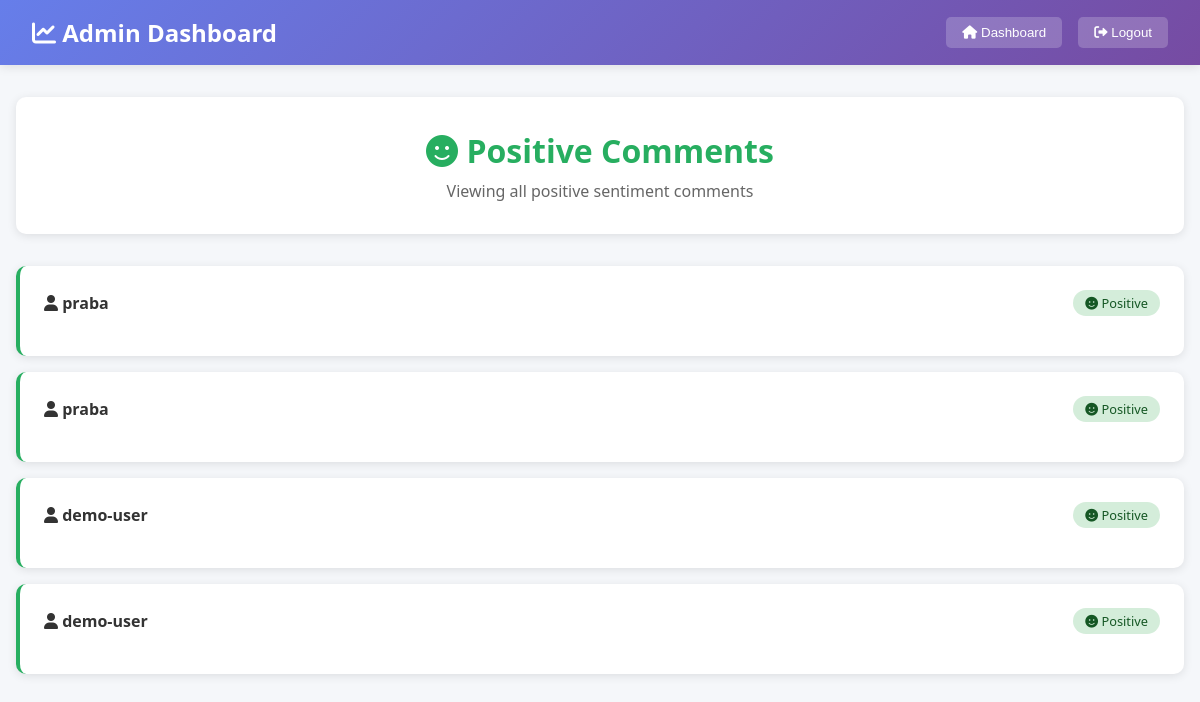
Before: /positive (signed in) with the older database file.
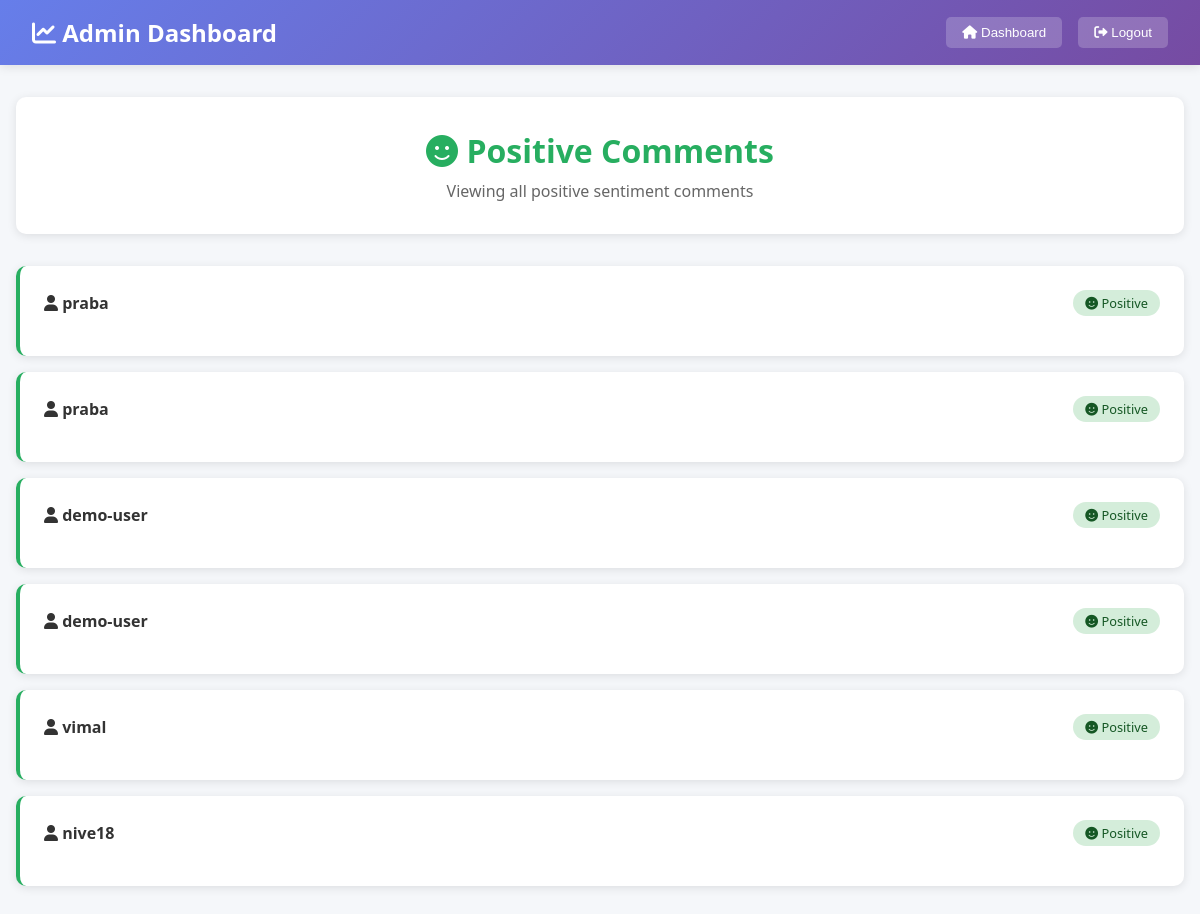
After: the same page with the newer database file.
### db.py (models this page shows)
class Comment(db.Model):
    id = db.Column(db.Integer, primary_key=True)
    user = db.Column(db.String(80), nullable=False)
    text = db.Column(db.String(500), nullable=False)
    sentiment = db.Column(db.Float)
    sentiment_label = db.Column(db.String(10))
    date = db.Column(Date, default=datetime.utcnow().date())

### route.py (the view)
@app.route('/positive', methods=['GET'])
@login_required
def get_positive():
    comments = Comment.query.filter_by(sentiment_label='Positive').all()
    return render_template('sentiment_view.html', comments=comments, sentiment_type='positive')

### route.py (called while the page is built)
@login_manager.user_loader
def load_user(user_id):
    return User.query.get(int(user_id))

### templates/sentiment_view.html (shortened to what this page needs)
<!DOCTYPE html>
<html lang="en">
<head>
    <link href="https://cdnjs.cloudflare.com/ajax/libs/font-awesome/6.0.0/css/all.min.css" rel="stylesheet">
</head>
<body>
    <header class="header">
        <div class="logo">
            <i class="fas fa-chart-line"></i> Admin Dashboard
        </div>
        <div class="nav-buttons">
            <button class="nav-btn" onclick="window.location.href='/home'">
                <i class="fas fa-home"></i> Dashboard
            </button>
            <button class="nav-btn" onclick="window.location.href='/logout'">
                <i class="fas fa-sign-out-alt"></i> Logout
            </button>
        </div>
    </header>
    <main class="main-content">
        <div class="page-header">
            <h1 class="page-title">
                {% if sentiment_type == 'positive' %}<i class="fas fa-smile"></i>{% endif %}
                {{ sentiment_type.title() }} Comments
            </h1>
            <p class="page-subtitle">Viewing all {{ sentiment_type }} sentiment comments</p>
        </div>
        {% if comments %}
            <div class="comments-grid">
                {% for comment in comments %}
                <div class="comment-card">
                    <div class="comment-header">
                        <div class="comment-user">
                            <i class="fas fa-user"></i> {{ comment.user }}
                        </div>
                        <div class="sentiment-badge">
                            {% if sentiment_type == 'positive' %}<i class="fas fa-smile"></i>{% endif %}
                            {{ comment.sentiment_label }}
                        </div>
                    </div>
                </div>
                {% endfor %}
            </div>
        {% else %}
            <div class="empty-state">
                <i class="fas fa-comments"></i>
                <h3>No {{ sentiment_type }} comments found</h3>
                <p>There are currently no comments with {{ sentiment_type }} sentiment.</p>
            </div>
        {% endif %}
    </main>
</body>
</html>

Changed rows visible on the page:
added Comment: user "vimal", sentiment_label "Positive"
added Comment: user "nive18", sentiment_label "Positive"
